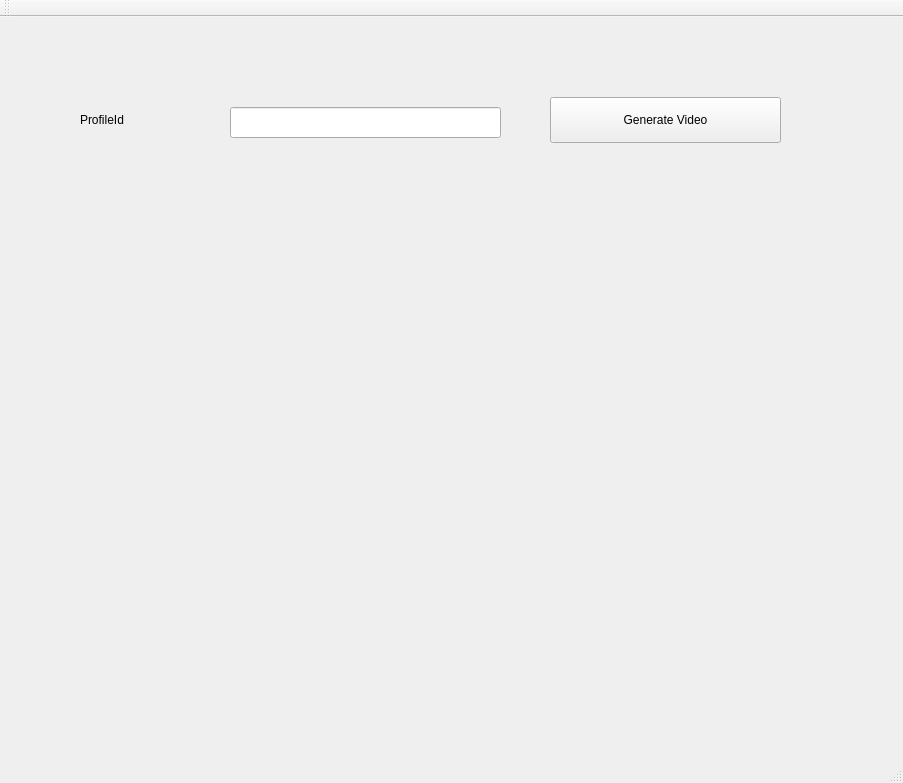
<?xml version="1.0" encoding="UTF-8"?>
<ui version="4.0">
 <class>VideoGenerationClass</class>
 <widget class="QMainWindow" name="VideoGenerationClass">
  <property name="geometry">
   <rect>
    <x>0</x>
    <y>0</y>
    <width>903</width>
    <height>783</height>
   </rect>
  </property>
  <property name="windowTitle">
   <string>VideoGeneration</string>
  </property>
  <widget class="QWidget" name="centralWidget">
   <widget class="QLineEdit" name="profileName_lineEdit">
    <property name="geometry">
     <rect>
      <x>230</x>
      <y>90</y>
      <width>271</width>
      <height>31</height>
     </rect>
    </property>
   </widget>
   <widget class="QLabel" name="label">
    <property name="geometry">
     <rect>
      <x>80</x>
      <y>90</y>
      <width>89</width>
      <height>25</height>
     </rect>
    </property>
    <property name="text">
     <string>ProfileId</string>
    </property>
   </widget>
   <widget class="QPushButton" name="generateVideoPushButton">
    <property name="geometry">
     <rect>
      <x>550</x>
      <y>80</y>
      <width>231</width>
      <height>46</height>
     </rect>
    </property>
    <property name="text">
     <string>Generate Video</string>
    </property>
   </widget>
   <widget class="QLabel" name="lblOutput">
    <property name="geometry">
     <rect>
      <x>70</x>
      <y>170</y>
      <width>741</width>
      <height>471</height>
     </rect>
    </property>
    <property name="autoFillBackground">
     <bool>true</bool>
    </property>
    <property name="text">
     <string/>
    </property>
   </widget>
  </widget>
  <widget class="QMenuBar" name="menuBar">
   <property name="geometry">
    <rect>
     <x>0</x>
     <y>0</y>
     <width>903</width>
     <height>38</height>
    </rect>
   </property>
  </widget>
  <widget class="QToolBar" name="mainToolBar">
   <attribute name="toolBarArea">
    <enum>TopToolBarArea</enum>
   </attribute>
   <attribute name="toolBarBreak">
    <bool>false</bool>
   </attribute>
  </widget>
  <widget class="QStatusBar" name="statusBar"/>
 </widget>
 <layoutdefault spacing="6" margin="11"/>
 <resources>
  <include location="videogeneration.qrc"/>
 </resources>
 <connections/>
</ui>
